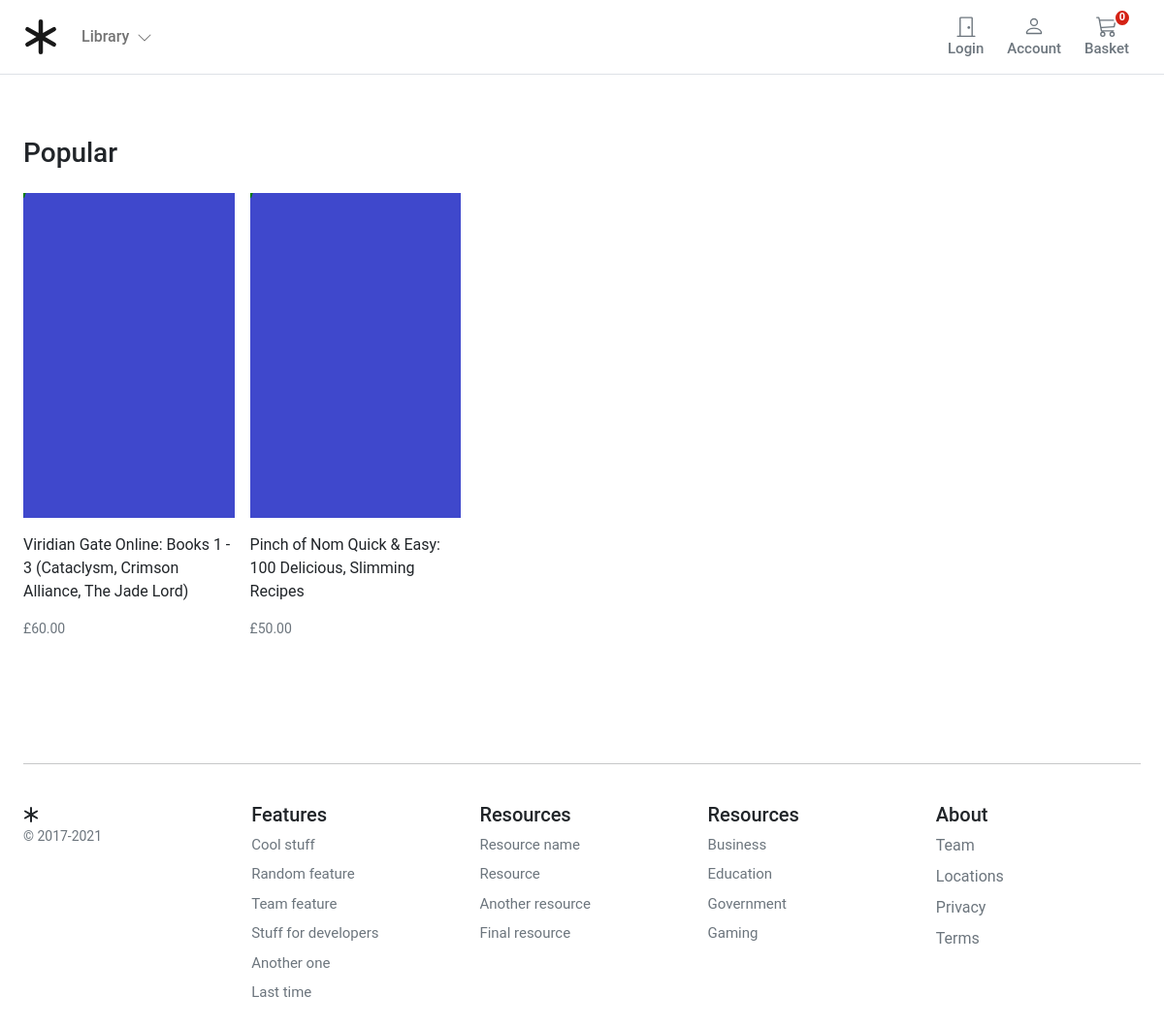
The app's page /shop/nike/ with its own data.
### store/models.py (models this page shows, shortened)
class Product(models.Model):
    category = models.ForeignKey(Category, related_name='product', on_delete=models.CASCADE)
    created_by = models.ForeignKey(settings.AUTH_USER_MODEL, on_delete=models.CASCADE, related_name='product_creator')
    title = models.CharField(max_length=255)
    author = models.CharField(max_length=255, default='admin')
    description = models.TextField(blank=True)
    image = models.ImageField(upload_to='images/', default='images/default.png')
    slug = models.SlugField(max_length=255)
    price = models.DecimalField(max_digits=4, decimal_places=2)
    in_stock = models.BooleanField(default=True)
    is_active = models.BooleanField(default=True)
    created = models.DateTimeField(auto_now_add=True)
    updated = models.DateTimeField(auto_now=True)
    objects = models.Manager()
    products = ProductManager()
    class Meta:
        verbose_name_plural = 'Products'
        ordering = ('-created',)
    def get_absolute_url(self):
        return reverse('store:product_detail', args=[self.slug])

### store/views.py (the view)
# urls.py: path('shop/<slug:category_slug>/', views.category_list, name='category_list'),
def category_list(request, category_slug=None):
    category = get_object_or_404(Category, slug=category_slug)
    products = Product.objects.filter(category=category)
    return render(request, 'store/products/category.html', {'category': category, 'products': products})

### basket/basket.py (called while the page is built)
    def __len__(self):
        return sum(item['qty'] for item in self.basket.values())

### basket/context_processors.py (called while the page is built)
def basket(request):
    return {'basket': Basket(request)}

### store/context_processors.py (called while the page is built)
def categories(request):
    return {
        'categories': Category.objects.all()
    }

### store/models.py (called while the page is built)
    def get_absolute_url(self):
        return reverse('store:category_list', args=[self.slug])

### templates/store/products/category.html (shortened to what this page needs)
{% extends "../base.html" %}
{% load static %}
{% block content %}
<main>
  <div class="container">
    <div class="row">
      <div class="album py-5">
        <div class="pb-3"><h1 class="h3">Popular</h1></div>
        <div class="row row-cols-1 row-cols-sm-2 row-cols-md-5 g-3">
          {% for product in products %}
          <div class="col">
            <div class="card border-0">
              <img class="img-fluid" alt="Responsive image" src="{{ product.image.url }}">
              <div class="card-body px-0">
                <p class="card-text">
                  <a class="text-dark text-decoration-none"
                    href="{{ product.get_absolute_url }}">{{ product.title }}</a>
                </p>
                <div class="d-flex justify-content-between align-items-center">
                  <small class="text-muted">£{{product.price}}</small>
                </div>
              </div>
            </div>
          </div>
          {% endfor %}
        </div>
      </div>
    </div>
  </div>
</main>
{% endblock %}

### static/core/css/base.css (style rules this page uses)
@media (min-width: 1000px) { .container { max-width: 1000px; } }
@media (max-width: 1200px) { .container { max-width: 100%; padding:0 24px; } }
html, body, p, div { letter-spacing: -0.02px; font-family: 'Roboto', sans-serif; }

### records on screen
Product: image (placeholder picture), title "Viridian Gate Online: Books 1 - 3 (Cataclysm, Crimson Alliance, The Jade Lord)", price "60.00"
Product: image (placeholder picture), title "Pinch of Nom Quick & Easy: 100 Delicious, Slimming Recipes", price "50.00"
